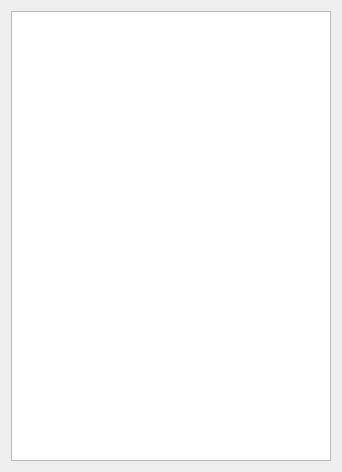
<?xml version="1.0" encoding="UTF-8"?>
<ui version="4.0">
 <class>ItemTree</class>
 <widget class="QFrame" name="ItemTree">
  <property name="geometry">
   <rect>
    <x>0</x>
    <y>0</y>
    <width>342</width>
    <height>472</height>
   </rect>
  </property>
  <property name="windowTitle">
   <string>Frame</string>
  </property>
  <layout class="QVBoxLayout" name="verticalLayout">
   <item>
    <widget class="QTreeView" name="treeView">
     <property name="frameShape">
      <enum>QFrame::StyledPanel</enum>
     </property>
     <property name="frameShadow">
      <enum>QFrame::Sunken</enum>
     </property>
     <property name="indentation">
      <number>14</number>
     </property>
     <property name="rootIsDecorated">
      <bool>true</bool>
     </property>
     <property name="uniformRowHeights">
      <bool>true</bool>
     </property>
     <attribute name="headerVisible">
      <bool>false</bool>
     </attribute>
     <attribute name="headerStretchLastSection">
      <bool>true</bool>
     </attribute>
    </widget>
   </item>
  </layout>
 </widget>
 <resources/>
 <connections/>
</ui>
